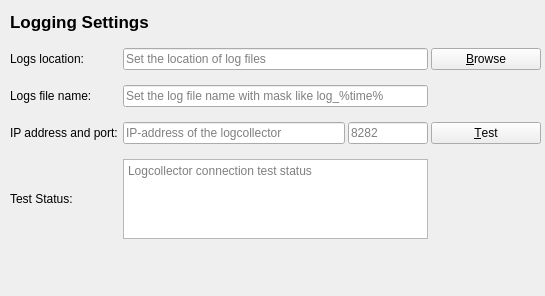
<?xml version="1.0" encoding="UTF-8"?>
<ui version="4.0">
 <class>OptionPageLoggingForm</class>
 <widget class="QWidget" name="OptionPageLoggingForm">
  <property name="geometry">
   <rect>
    <x>0</x>
    <y>0</y>
    <width>545</width>
    <height>296</height>
   </rect>
  </property>
  <property name="sizePolicy">
   <sizepolicy hsizetype="Expanding" vsizetype="Expanding">
    <horstretch>0</horstretch>
    <verstretch>0</verstretch>
   </sizepolicy>
  </property>
  <property name="windowTitle">
   <string>Form</string>
  </property>
  <widget class="QLabel" name="loggingSettingsLabel">
   <property name="geometry">
    <rect>
     <x>10</x>
     <y>10</y>
     <width>531</width>
     <height>24</height>
    </rect>
   </property>
   <property name="sizePolicy">
    <sizepolicy hsizetype="Preferred" vsizetype="Expanding">
     <horstretch>0</horstretch>
     <verstretch>0</verstretch>
    </sizepolicy>
   </property>
   <property name="font">
    <font>
     <pointsize>13</pointsize>
     <bold>true</bold>
    </font>
   </property>
   <property name="text">
    <string>Logging Settings</string>
   </property>
   <property name="alignment">
    <set>Qt::AlignmentFlag::AlignLeading|Qt::AlignmentFlag::AlignLeft|Qt::AlignmentFlag::AlignVCenter</set>
   </property>
  </widget>
  <widget class="QWidget" name="gridLayoutWidget">
   <property name="geometry">
    <rect>
     <x>10</x>
     <y>40</y>
     <width>531</width>
     <height>211</height>
    </rect>
   </property>
   <layout class="QGridLayout" name="gridLayout" columnstretch="1,0,0,0,0">
    <property name="sizeConstraint">
     <enum>QLayout::SizeConstraint::SetDefaultConstraint</enum>
    </property>
    <property name="horizontalSpacing">
     <number>3</number>
    </property>
    <property name="verticalSpacing">
     <number>7</number>
    </property>
    <item row="1" column="1" colspan="3">
     <widget class="QLineEdit" name="editLogLocation">
      <property name="toolTip">
       <string>Set the location of log files</string>
      </property>
      <property name="whatsThis">
       <string>Set the location of log files</string>
      </property>
      <property name="placeholderText">
       <string>Set the location of log files</string>
      </property>
     </widget>
    </item>
    <item row="3" column="4">
     <widget class="QPushButton" name="buttonTestConnect">
      <property name="toolTip">
       <string>Test logcollector connection</string>
      </property>
      <property name="text">
       <string>&amp;Test</string>
      </property>
     </widget>
    </item>
    <item row="2" column="0">
     <widget class="QLabel" name="logfileNameLabel">
      <property name="sizePolicy">
       <sizepolicy hsizetype="Minimum" vsizetype="Minimum">
        <horstretch>0</horstretch>
        <verstretch>0</verstretch>
       </sizepolicy>
      </property>
      <property name="maximumSize">
       <size>
        <width>110</width>
        <height>16777215</height>
       </size>
      </property>
      <property name="text">
       <string>Logs file name:</string>
      </property>
     </widget>
    </item>
    <item row="3" column="0">
     <widget class="QLabel" name="endpointLabel">
      <property name="sizePolicy">
       <sizepolicy hsizetype="Minimum" vsizetype="Minimum">
        <horstretch>0</horstretch>
        <verstretch>0</verstretch>
       </sizepolicy>
      </property>
      <property name="maximumSize">
       <size>
        <width>110</width>
        <height>16777215</height>
       </size>
      </property>
      <property name="text">
       <string>IP address and port:</string>
      </property>
     </widget>
    </item>
    <item row="3" column="3">
     <widget class="QLineEdit" name="editLogPort">
      <property name="maximumSize">
       <size>
        <width>80</width>
        <height>16777215</height>
       </size>
      </property>
      <property name="toolTip">
       <string>Set TCP port number of logcollector, like 8282</string>
      </property>
      <property name="whatsThis">
       <string>TCP port number of log collector</string>
      </property>
      <property name="placeholderText">
       <string>8282</string>
      </property>
     </widget>
    </item>
    <item row="4" column="0">
     <widget class="QLabel" name="status">
      <property name="sizePolicy">
       <sizepolicy hsizetype="Minimum" vsizetype="Minimum">
        <horstretch>0</horstretch>
        <verstretch>0</verstretch>
       </sizepolicy>
      </property>
      <property name="maximumSize">
       <size>
        <width>110</width>
        <height>16777215</height>
       </size>
      </property>
      <property name="text">
       <string>Test Status:</string>
      </property>
     </widget>
    </item>
    <item row="1" column="4">
     <widget class="QPushButton" name="buttonBrowseDirs">
      <property name="toolTip">
       <string>Browse log file location</string>
      </property>
      <property name="whatsThis">
       <string>Click to select the log file location</string>
      </property>
      <property name="text">
       <string>&amp;Browse</string>
      </property>
     </widget>
    </item>
    <item row="1" column="0">
     <widget class="QLabel" name="logDirPathLabel">
      <property name="sizePolicy">
       <sizepolicy hsizetype="Minimum" vsizetype="Minimum">
        <horstretch>0</horstretch>
        <verstretch>0</verstretch>
       </sizepolicy>
      </property>
      <property name="maximumSize">
       <size>
        <width>110</width>
        <height>16777215</height>
       </size>
      </property>
      <property name="text">
       <string>Logs location:</string>
      </property>
     </widget>
    </item>
    <item row="3" column="1" colspan="2">
     <widget class="QLineEdit" name="editLogAddres">
      <property name="toolTip">
       <string>Set IP-address of the logcollector</string>
      </property>
      <property name="whatsThis">
       <string>Set IP-address of the logcollector</string>
      </property>
      <property name="placeholderText">
       <string>IP-address of the logcollector</string>
      </property>
     </widget>
    </item>
    <item row="2" column="1" colspan="3">
     <widget class="QLineEdit" name="editLogFileName">
      <property name="toolTip">
       <string>Set log file names, can have mask like &quot;log_%time%.sqlog&quot;</string>
      </property>
      <property name="alignment">
       <set>Qt::AlignmentFlag::AlignLeading|Qt::AlignmentFlag::AlignLeft|Qt::AlignmentFlag::AlignVCenter</set>
      </property>
      <property name="placeholderText">
       <string>Set the log file name with mask like log_%time%</string>
      </property>
     </widget>
    </item>
    <item row="4" column="1" colspan="3">
     <widget class="QTextEdit" name="textConnectStatus">
      <property name="sizePolicy">
       <sizepolicy hsizetype="Expanding" vsizetype="Minimum">
        <horstretch>0</horstretch>
        <verstretch>0</verstretch>
       </sizepolicy>
      </property>
      <property name="maximumSize">
       <size>
        <width>16777215</width>
        <height>80</height>
       </size>
      </property>
      <property name="readOnly">
       <bool>true</bool>
      </property>
      <property name="placeholderText">
       <string>Logcollector connection test status</string>
      </property>
     </widget>
    </item>
   </layout>
  </widget>
 </widget>
 <tabstops>
  <tabstop>editLogLocation</tabstop>
  <tabstop>buttonBrowseDirs</tabstop>
  <tabstop>editLogFileName</tabstop>
  <tabstop>editLogAddres</tabstop>
  <tabstop>editLogPort</tabstop>
  <tabstop>buttonTestConnect</tabstop>
 </tabstops>
 <resources/>
 <connections/>
</ui>
